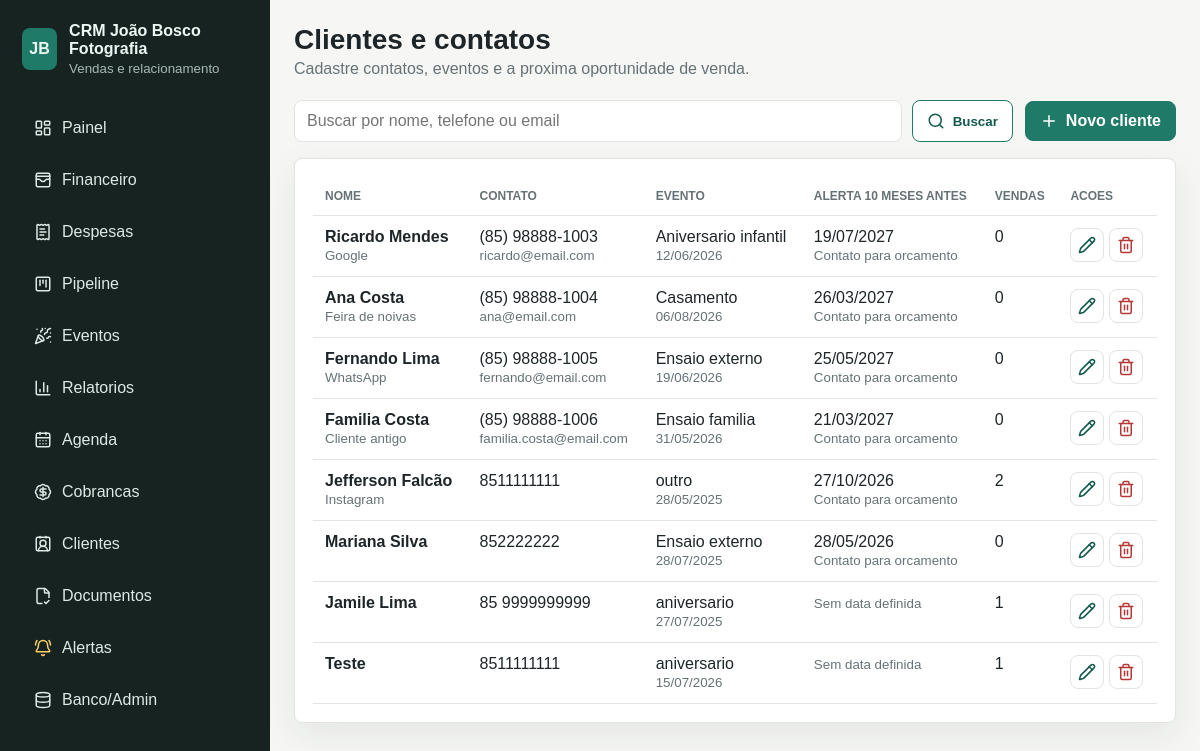
Page /clientes/ on the earlier database version.
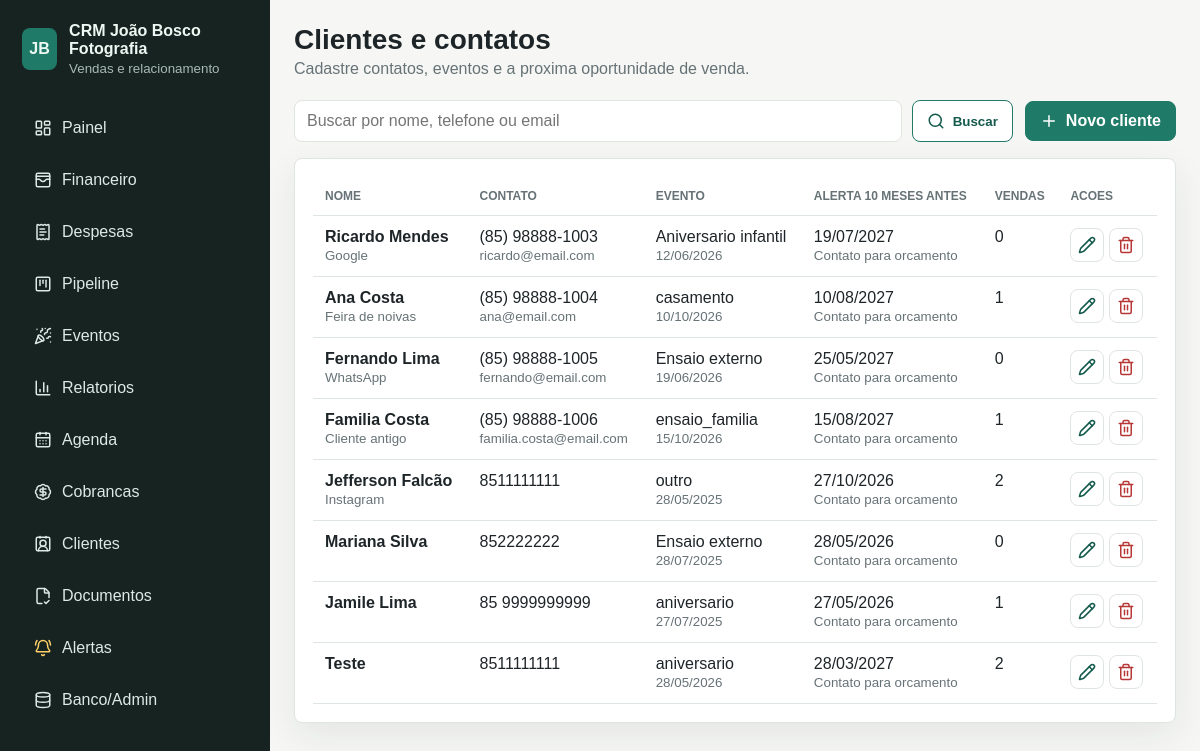
Same page on the later database version.
### crm/models.py (models this page shows, shortened)
class Cliente(models.Model):
    nome = models.CharField(max_length=160)
    telefone = models.CharField(max_length=30, blank=True)
    email = models.EmailField(blank=True)
    origem = models.CharField(max_length=80, blank=True)
    tipo_evento = models.CharField(max_length=100, blank=True)
    data_evento = models.DateField(null=True, blank=True)
    proxima_oportunidade = models.DateField(
        null=True,
        blank=True,
        help_text="Data prevista para tentar uma nova venda.",
    )
    observacoes = models.TextField(blank=True)
    criado_em = models.DateTimeField(auto_now_add=True)
    atualizado_em = models.DateTimeField(auto_now=True)
    class Meta:
        ordering = ["nome"]

### crm/views.py (the view)
# urls.py: path("clientes/", views.clientes, name="clientes"),
def clientes(request):
    busca = request.GET.get("q", "").strip()
    queryset = Cliente.objects.annotate(total_vendas=Count("vendas"))
    if busca:
        queryset = queryset.filter(
            Q(nome__icontains=busca) | Q(telefone__icontains=busca) | Q(email__icontains=busca)
        )
    return render(request, "crm/clientes.html", {"clientes": queryset, "busca": busca})

### templates/crm/clientes.html
{% extends "base.html" %}
{% block page_title %}Clientes e contatos{% endblock %}
{% block page_subtitle %}Cadastre contatos, eventos e a proxima oportunidade de venda.{% endblock %}
{% block content %}
<section class="toolbar">
  <form class="search" method="get">
    <input type="search" name="q" value="{{ busca }}" placeholder="Buscar por nome, telefone ou email">
    <button class="button ghost" type="submit"><i data-lucide="search"></i>Buscar</button>
  </form>
  <a class="button" href="{% url 'cliente_novo' %}"><i data-lucide="plus"></i>Novo cliente</a>
</section>
<section class="panel">
  <div class="table-wrap">
    <table>
      <thead><tr><th>Nome</th><th>Contato</th><th>Evento</th><th>Alerta 10 meses antes</th><th>Vendas</th><th>Acoes</th></tr></thead>
      <tbody>
        {% for cliente in clientes %}
          <tr>
            <td><strong>{{ cliente.nome }}</strong><br><small>{{ cliente.origem }}</small></td>
            <td>{{ cliente.telefone }}<br><small>{{ cliente.email }}</small></td>
            <td>{{ cliente.tipo_evento }}<br><small>{{ cliente.data_evento|date:"d/m/Y" }}</small></td>
            <td>
              {% if cliente.proxima_oportunidade %}
                {{ cliente.proxima_oportunidade|date:"d/m/Y" }}<br><small>Contato para orcamento</small>
              {% else %}
                <small>Sem data definida</small>
              {% endif %}
            </td>
            <td>{{ cliente.total_vendas }}</td>
            <td class="actions">
              <a class="icon-link" href="{% url 'cliente_editar' cliente.pk %}" title="Editar"><i data-lucide="pencil"></i></a>
              <a class="icon-link danger" href="{% url 'cliente_excluir' cliente.pk %}" title="Excluir"><i data-lucide="trash-2"></i></a>
            </td>
          </tr>
        {% empty %}
          <tr><td colspan="6">Nenhum cliente cadastrado.</td></tr>
        {% endfor %}
      </tbody>
    </table>
  </div>
</section>
{% endblock %}

### templates/base.html (shortened to what this page needs)
{% load static %}
<!doctype html>
<html lang="pt-br">
<head>
  <link rel="stylesheet" href="{% static 'crm/styles.css' %}?v=20260529-6">
</head>
<body>
  <aside class="sidebar" id="sidebar">
    <div class="brand">
      <span class="brand-mark">JB</span>
      <div>
        <strong>CRM João Bosco Fotografia</strong>
        <small>Vendas e relacionamento</small>
      </div>
    </div>
    <nav>
      <a href="{% url 'dashboard' %}"><i data-lucide="layout-dashboard"></i>Painel</a>
      <a href="{% url 'financeiro' %}"><i data-lucide="wallet-cards"></i>Financeiro</a>
      <a href="{% url 'despesas' %}"><i data-lucide="receipt-text"></i>Despesas</a>
      <a href="{% url 'pipeline' %}"><i data-lucide="kanban-square"></i>Pipeline</a>
      <a href="{% url 'eventos' %}"><i data-lucide="party-popper"></i>Eventos</a>
      <a href="{% url 'relatorios' %}"><i data-lucide="chart-column"></i>Relatorios</a>
      <a href="{% url 'agenda' %}"><i data-lucide="calendar-days"></i>Agenda</a>
      <a href="{% url 'cobrancas' %}"><i data-lucide="badge-dollar-sign"></i>Cobrancas</a>
      <a href="{% url 'clientes' %}"><i data-lucide="contact-round"></i>Clientes</a>
      <a href="{% url 'documentos' %}"><i data-lucide="file-check-2"></i>Documentos</a>
      <a class="alert-nav-link" href="{% url 'alertas' %}"><i data-lucide="bell-ring"></i>Alertas</a>
      <a href="/admin/"><i data-lucide="database"></i>Banco/Admin</a>
    </nav>
  </aside>
  <main class="shell">
    <header class="topbar">
      <div>
        <h1>{% block page_title %}CRM Fotografos{% endblock %}</h1>
        <p>{% block page_subtitle %}Controle financeiro e comercial para fotografia.{% endblock %}</p>
      </div>
    </header>
    {% block content %}{% endblock %}
  </main>
</body>
</html>

### static/crm/styles.css (style rules this page uses)
:root { --bg: #f6f7f4; --surface: #ffffff; --surface-2: #eef3ef; --text: #1e2528; --muted: #667276; --line: #dfe5e1; --accent: #1f7a68; --accent-dark: #135a4d; --danger: #b73737; --warning: #b76f16; --shadow: 0 12px 35px rgba(31, 43, 39, .08); }
* { box-sizing: border-box; }
body { margin: 0; min-height: 100vh; color: var(--text); background: var(--bg); font-family: Arial, Helvetica, sans-serif; }
a { color: inherit; text-decoration: none; }
.sidebar { position: fixed; inset: 0 auto 0 0; z-index: 10; width: 270px; padding: 22px; background: #172321; color: #eef8f3; transform: translateX(0); }
.brand { display: flex; align-items: center; gap: 12px; margin-bottom: 30px; }
.brand-mark { display: grid; width: 42px; height: 42px; place-items: center; border-radius: 8px; background: var(--accent); font-weight: 800; }
.brand small, .topbar p, small { color: var(--muted); }
.sidebar .brand small { color: #a9b9b4; display: block; margin-top: 3px; }
nav { display: grid; gap: 8px; }
nav a { display: flex; align-items: center; gap: 10px; min-height: 44px; padding: 10px 12px; border-radius: 8px; color: #dce9e4; }
svg { width: 18px; height: 18px; flex: 0 0 auto; }
.alert-nav-link svg { color: #ffd166; transform-origin: 50% 0; animation: bell-ring 1.2s ease-in-out infinite; }
.shell { width: calc(100% - 270px); margin-left: 270px; padding: 24px; }
.topbar { display: flex; align-items: center; gap: 16px; margin-bottom: 22px; }
.topbar h1 { margin: 0 0 4px; font-size: 28px; letter-spacing: 0; }
.topbar p { margin: 0; }
.stat, .panel, .sale, .form-panel { border: 1px solid var(--line); border-radius: 8px; background: var(--surface); box-shadow: var(--shadow); }
.panel, .form-panel { padding: 18px; }
.panel-head, .toolbar, .sale-head, .row-actions { display: flex; align-items: center; justify-content: space-between; gap: 12px; }
.button { display: inline-flex; align-items: center; justify-content: center; gap: 8px; min-height: 40px; padding: 0 14px; border: 1px solid var(--accent); border-radius: 8px; background: var(--accent); color: #fff; font-weight: 700; cursor: pointer; }
.button.ghost { background: var(--surface); color: var(--accent-dark); }
.table-wrap { width: 100%; overflow-x: auto; }
table { width: 100%; border-collapse: collapse; min-width: 760px; }
th, td { padding: 12px; border-bottom: 1px solid var(--line); text-align: left; vertical-align: top; }
th { color: var(--muted); font-size: 12px; text-transform: uppercase; }
.toolbar { margin-bottom: 16px; }
.search { display: flex; gap: 10px; flex: 1; }
input, select, textarea { width: 100%; min-height: 42px; padding: 10px 12px; border: 1px solid var(--line); border-radius: 8px; background: #fff; color: var(--text); font: inherit; }
.actions { white-space: nowrap; }
.icon-link { display: inline-grid; width: 34px; height: 34px; place-items: center; border: 1px solid var(--line); border-radius: 8px; background: #fff; color: var(--accent-dark); }
.icon-link.danger { color: var(--danger); }

Differences in the rows shown:
changed Cliente "Ana Costa": tipo_evento "Casamento" → "casamento"; data_evento "06/08/2026" → "10/10/2026"; proxima_oportunidade "26/03/2027" → "10/08/2027"; total_vendas "0" → "1"
changed Cliente "Familia Costa": tipo_evento "Ensaio familia" → "ensaio_familia"; data_evento "31/05/2026" → "15/10/2026"; proxima_oportunidade "21/03/2027" → "15/08/2027"; total_vendas "0" → "1"
changed Cliente "Jamile Lima": proxima_oportunidade (not shown) → "27/05/2026"; proxima_oportunidade "Sem data definida" → "Contato para orcamento"
changed Cliente "Teste": data_evento "15/07/2026" → "28/05/2026"; proxima_oportunidade (not shown) → "28/03/2027"; total_vendas "1" → "2"; proxima_oportunidade "Sem data definida" → "Contato para orcamento"
